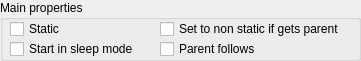
  <widget class="QGroupBox" name="groupBox">
   <property name="geometry">
    <rect>
     <x>10</x>
     <y>10</y>
     <width>361</width>
     <height>61</height>
    </rect>
   </property>
   <property name="title">
    <string>Main properties</string>
   </property>
   <property name="flat">
    <bool>true</bool>
   </property>
   <widget class="QCheckBox" name="qqStatic">
    <property name="geometry">
     <rect>
      <x>10</x>
      <y>20</y>
      <width>141</width>
      <height>18</height>
     </rect>
    </property>
    <property name="focusPolicy">
     <enum>Qt::StrongFocus</enum>
    </property>
    <property name="text">
     <string>Static</string>
    </property>
   </widget>
   <widget class="QCheckBox" name="qqSleepModeStart">
    <property name="geometry">
     <rect>
      <x>10</x>
      <y>40</y>
      <width>141</width>
      <height>18</height>
     </rect>
    </property>
    <property name="focusPolicy">
     <enum>Qt::StrongFocus</enum>
    </property>
    <property name="text">
     <string>Start in sleep mode</string>
    </property>
   </widget>
   <widget class="QCheckBox" name="qqParentFollows">
    <property name="geometry">
     <rect>
      <x>160</x>
      <y>40</y>
      <width>191</width>
      <height>18</height>
     </rect>
    </property>
    <property name="focusPolicy">
     <enum>Qt::StrongFocus</enum>
    </property>
    <property name="text">
     <string>Parent follows</string>
    </property>
   </widget>
   <widget class="QCheckBox" name="qqAutomaticToNonStatic">
    <property name="geometry">
     <rect>
      <x>160</x>
      <y>20</y>
      <width>191</width>
      <height>18</height>
     </rect>
    </property>
    <property name="focusPolicy">
     <enum>Qt::StrongFocus</enum>
    </property>
    <property name="text">
     <string>Set to non static if gets parent</string>
    </property>
   </widget>
  </widget>
